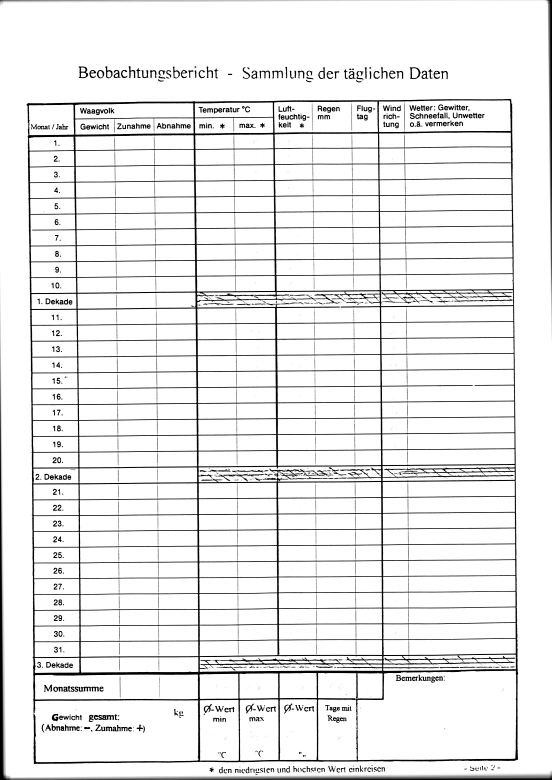
#> input picture data/form1/form1-template.jpg, 1654 x 2339 px (shown at 1/3 size)
$ python -i image.py   (imports and definitions only)
#> lines starting #> are read from the running program, lines starting #| are printed output that depends on the picture; after the words box and inside, x2 and y2 are one past the last pixel; in counts of white or black regions, pixels touching at a corner belong together
#> further down, picture is the input picture: shape (2339, 1654, 3); min 0, max 255, mean 235.3
import cv2
import numpy
import numpy as np


class Image:

    _color: np.array
    _grey: np.array
    _inverse: np.array

    def __init__(self, image):
        if image is None or type(image) is not numpy.ndarray:
            raise ValueError("Image is None or wrong type.")
        self.__set_image(image)

    def __set_image(self, image):
        """
        Evaluates channels (shape) of numpy array and sets color, grey and inverse images.
        :param image: input numpy array
        :raise ValueError when image is wrong shape.
        """
        if len(image.shape) == 3:
            self._set_color(image)
        elif len(image.shape) == 2:
            self._set_grey(image)
        else:
            raise ValueError("Unsupported file type - image has wrong number of channels")

    def _set_color(self, img):
        self._color = img
        self._grey = cv2.cvtColor(img, cv2.COLOR_BGR2GRAY)
        self._inverse = cv2.bitwise_not(self._grey)
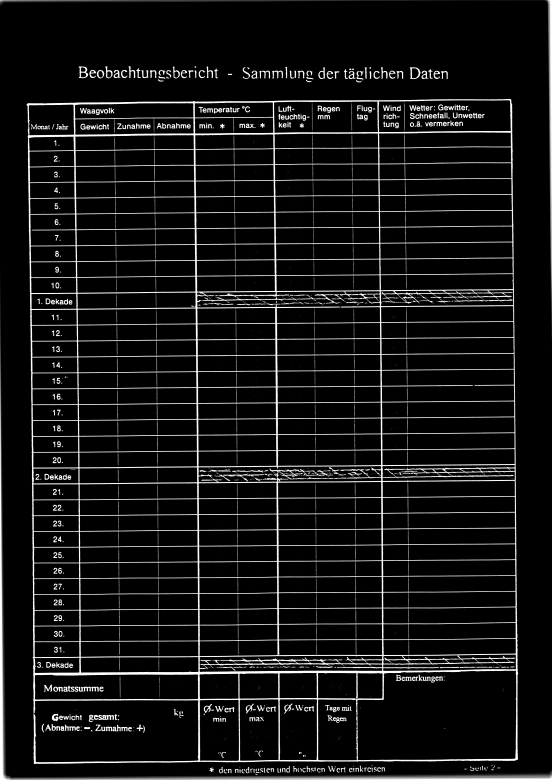
#> self._inverse: shape (2339, 1654) (shown at 1/3 size); min 0, max 255, mean 19.7

    def _set_grey(self, img):
        self._grey = img
        self._color = cv2.cvtColor(img, cv2.COLOR_GRAY2BGR)
        self._inverse = cv2.bitwise_not(self._grey)

    def get_grey(self):
        return self._grey

    def get_color(self):
        return self._color

    def get_inverse(self):
        return self._inverse

    def preprocessing(self, form_inverse):
        text_scan_not = cv2.subtract(self.get_inverse(), form_inverse)
        text_scan = cv2.bitwise_not(text_scan_not)
        self._set_grey(text_scan)
        self.__sharpening()

    def clean_averaged_form(self):
        self.__sharpening()
        self.__erode(2)
        self.__add_contrast()
        self.__threshold2()
        self.__sharpening()
        self.__filter_speckles()

    def __threshold(self):
        ret, thresh = cv2.threshold(self._inverse, 100, 255, cv2.THRESH_TOZERO)
        thresh_inverse = cv2.bitwise_not(thresh)
        self._set_grey(thresh_inverse)

    def __median_blur(self):
        median = cv2.medianBlur(self._grey, 3)
        self._set_grey(median)

    def __filter_speckles(self):
        clean = cv2.filterSpeckles(self._grey, 255, 10, 2000)
        self._set_grey(clean[0])

    def __erode(self, n):
        # Creating kernel
#> called with n = 2
        kernel = np.ones((n, n), np.uint8)

        # Using cv2.erode() method
        erode = cv2.erode(self._color, kernel, cv2.BORDER_REFLECT)
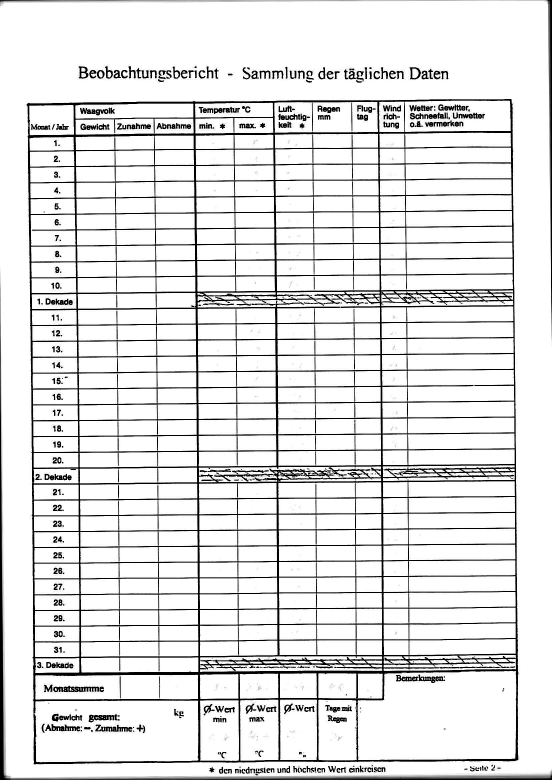
#> erode: shape (2339, 1654, 3) (shown at 1/3 size); min 0, max 255, mean 227
        self._set_color(erode)
#> in _set_color (call 2), `self._inverse = cv2.bitwise_not(self._grey)`:
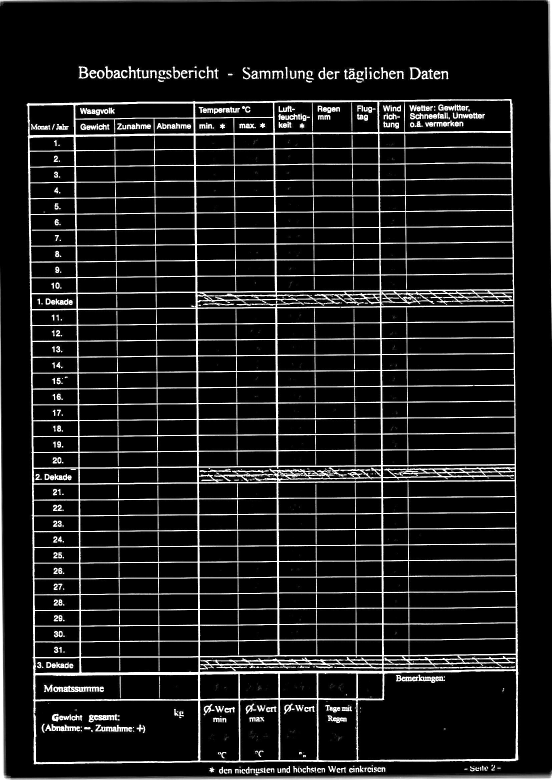
#> self._inverse: shape (2339, 1654) (shown at 1/3 size); min 0, max 255, mean 28

    def __add_contrast(self):
        # Adjust the brightness and contrast
        # g(i,j)=α⋅f(i,j)+β
        # control Contrast by 1.5
        alpha = 1.2
        # control brightness by 50
        beta = 1.
        image2 = cv2.convertScaleAbs(self._grey, alpha=alpha, beta=beta)
        self._set_grey(image2)

    def __sharpening(self):
        # Create the sharpening kernel
        kernel = np.array([[0, -1, 0], [-1, 5, -1], [0, -1, 0]])

        # Sharpen the image
        sharpened_image = cv2.filter2D(self._grey, -1, kernel)
        self._set_grey(sharpened_image)

    # thresholding
    def __threshold2(self):
        thr = cv2.threshold(self._grey, 0, 255, cv2.THRESH_BINARY + cv2.THRESH_OTSU)[1]
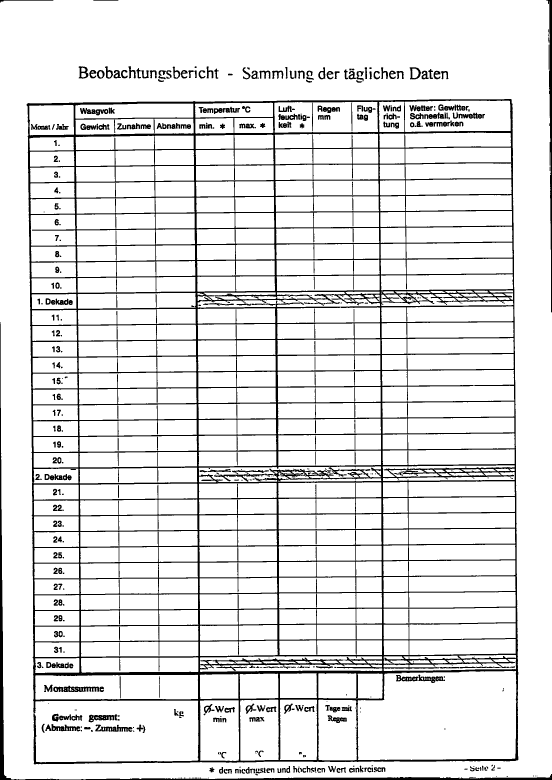
#> thr: shape (2339, 1654) (shown at 1/3 size); 89.7% white; 619 black regions (164 under 20 px), largest, box (x1, y1, x2, y2) and area: (80, 297, 1555, 2293) 305830, (0, 971, 1654, 2339) 15609, (1639, 0, 1654, 937) 3547
        self._set_grey(thr)
#> in _set_grey (call 3), `self._inverse = cv2.bitwise_not(self._grey)`:
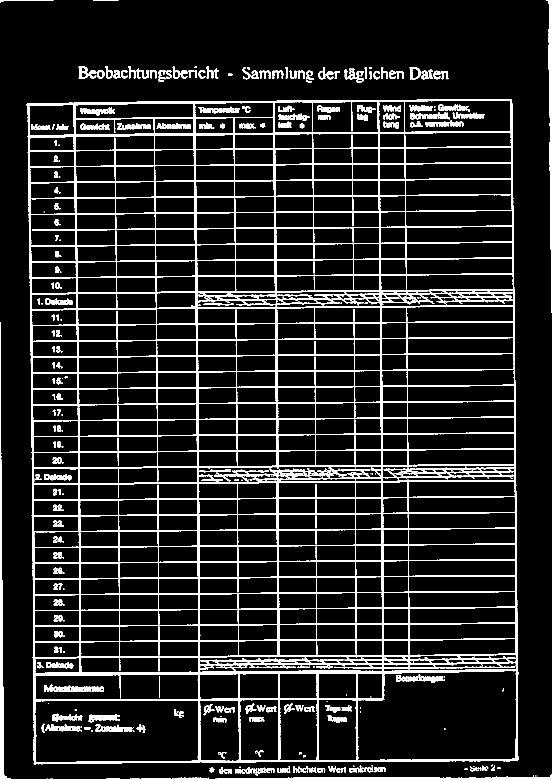
#> self._inverse: shape (2339, 1654) (shown at 1/3 size); 10.3% white; 619 white regions (164 under 20 px), largest, box (x1, y1, x2, y2) and area: (80, 297, 1555, 2293) 305830, (0, 971, 1654, 2339) 15609, (1639, 0, 1654, 937) 3547

    # opening - erosion followed by dilation
    def __opening(self):
        kernel = np.ones((5, 5), np.uint8)
        opening = cv2.morphologyEx(self._grey, cv2.MORPH_OPEN, kernel)
        self._set_grey(opening)

>>> import cv2
>>> picture = cv2.imread('../../data/form1/form1-template.jpg')
>>> result = Image(picture).clean_averaged_form()
#> in __filter_speckles, `clean = cv2.filterSpeckles(self._grey, 255, 10, 2000)`: self._grey: shape (2339, 1654); 89.7% white; 539 black regions (84 under 20 px), largest, box (x1, y1, x2, y2) and area: (80, 297, 1555, 2293) 305794, (0, 971, 1654, 2339) 15609, (1639, 0, 1654, 937) 3547

$ run again, on data/form1/form1-manual-clean.png
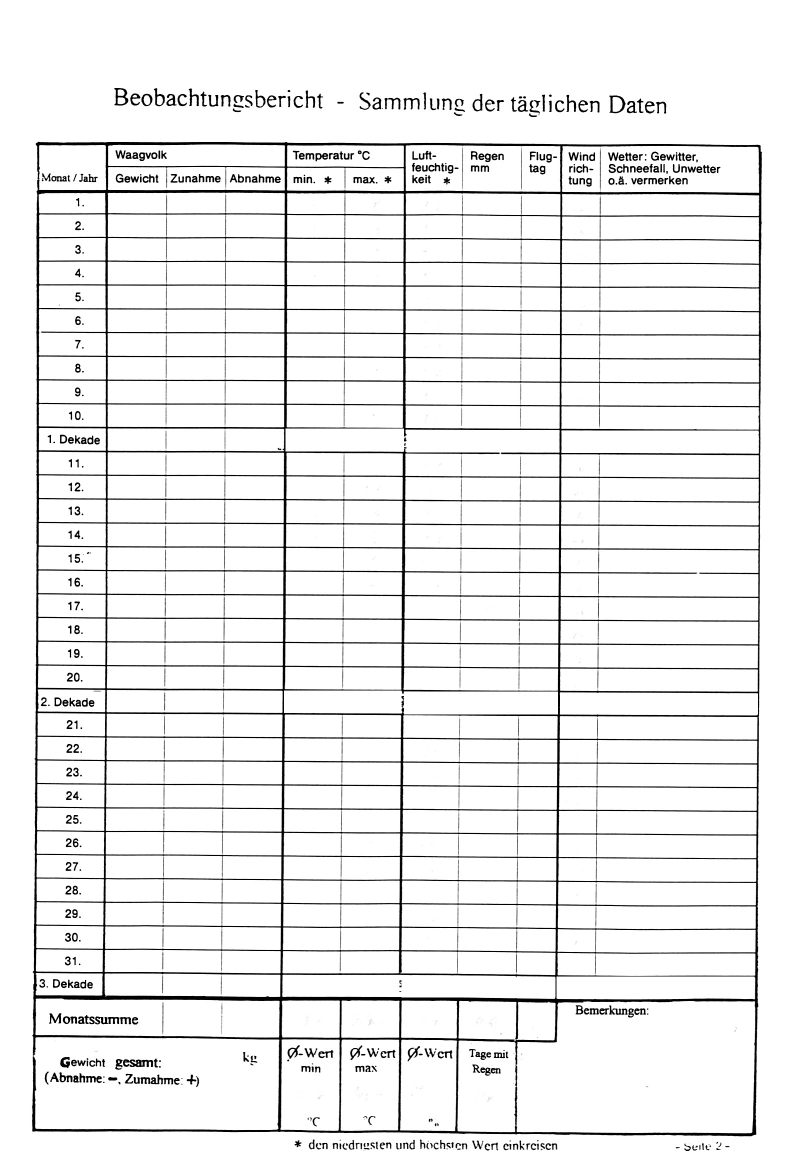
#> input picture data/form1/form1-manual-clean.png, 1605 x 2301 px (shown at 1/2 size)
#> picture is the input picture: shape (2301, 1605, 3); min 0, max 255, mean 237.9
#> in __erode, `erode = cv2.erode(self._color, kernel, cv2.BORDER_REFLECT)`:
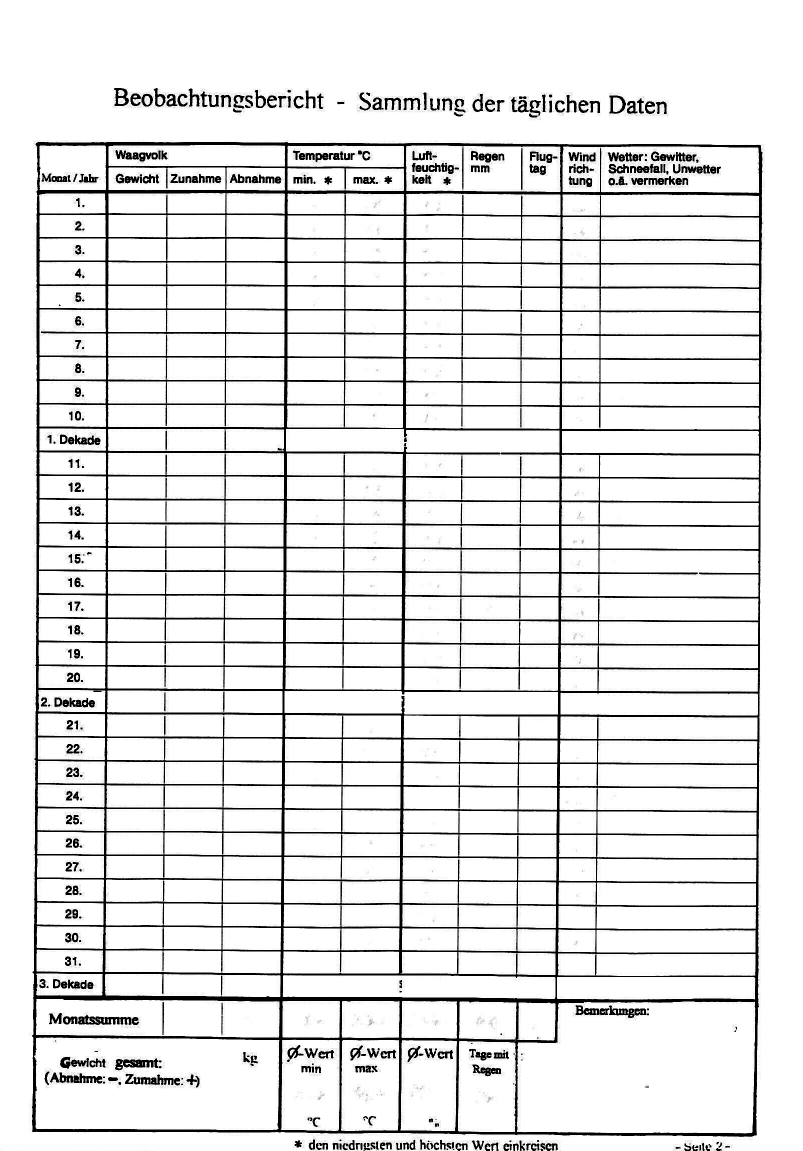
#> erode: shape (2301, 1605, 3) (shown at 1/2 size); min 0, max 255, mean 230.1
#> thr: shape (2301, 1605); 90.8% white; 495 black regions (85 under 20 px), largest, box (x1, y1, x2, y2) and area: (64, 284, 1525, 2274) 272368, (156, 2030, 263, 2050) 1257, (230, 2117, 317, 2141) 1121
#> in _set_grey (call 3), `self._inverse = cv2.bitwise_not(self._grey)`:
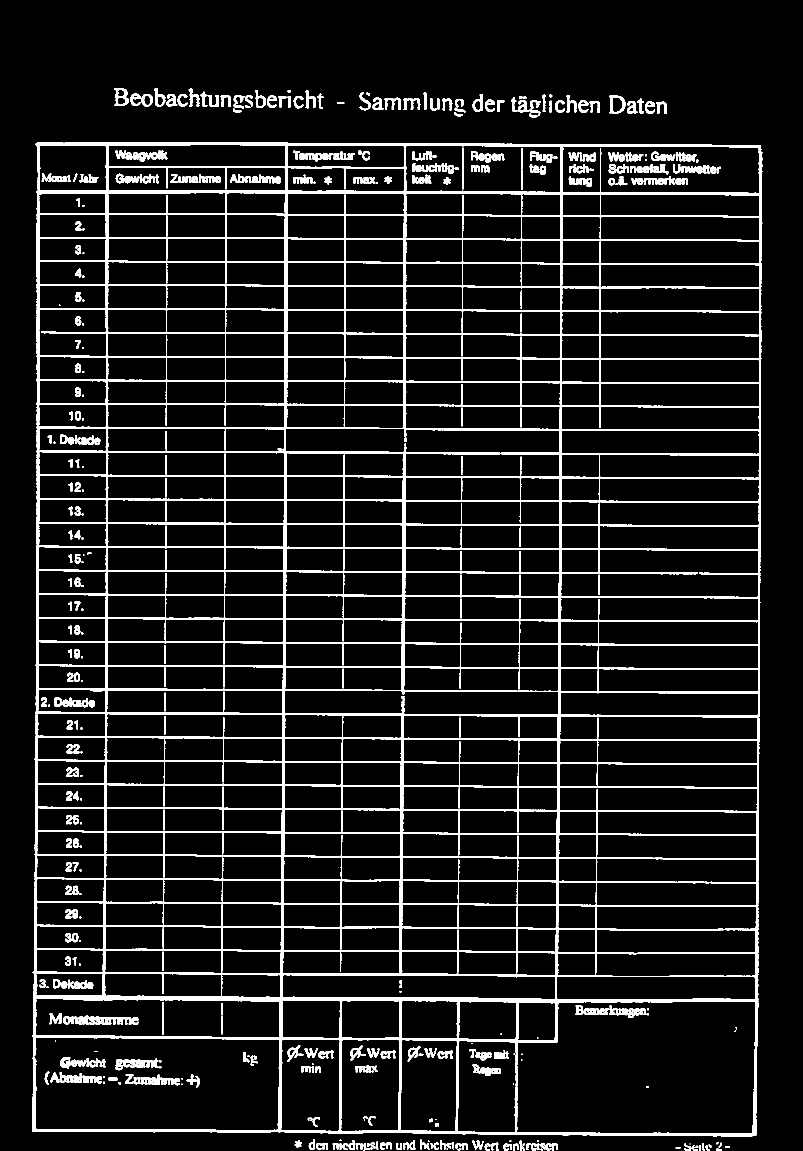
#> self._inverse: shape (2301, 1605) (shown at 1/2 size); 9.2% white; 495 white regions (85 under 20 px), largest, box (x1, y1, x2, y2) and area: (64, 284, 1525, 2274) 272368, (156, 2030, 263, 2050) 1257, (230, 2117, 317, 2141) 1121
